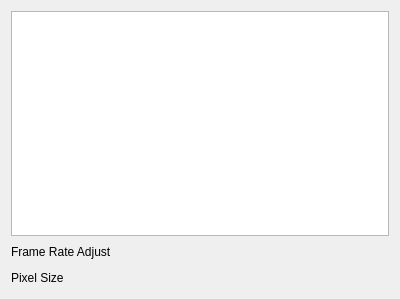
<?xml version="1.0" encoding="UTF-8"?>
<ui version="4.0">
 <class>ProjectPropertiesWidget</class>
 <widget class="QWidget" name="ProjectPropertiesWidget">
  <property name="geometry">
   <rect>
    <x>0</x>
    <y>0</y>
    <width>400</width>
    <height>299</height>
   </rect>
  </property>
  <property name="windowTitle">
   <string>Project Properties</string>
  </property>
  <layout class="QVBoxLayout" name="verticalLayout">
   <item>
    <widget class="QTextBrowser" name="_propertiesBrowser">
     <property name="lineWidth">
      <number>2</number>
     </property>
    </widget>
   </item>
   <item>
    <layout class="QHBoxLayout" name="horizontalLayout">
     <item>
      <widget class="QLabel" name="label">
       <property name="text">
        <string>Frame Rate Adjust </string>
       </property>
      </widget>
     </item>
     <item>
      <spacer name="horizontalSpacer_2">
       <property name="orientation">
        <enum>Qt::Horizontal</enum>
       </property>
       <property name="sizeHint" stdset="0">
        <size>
         <width>40</width>
         <height>20</height>
        </size>
       </property>
      </spacer>
     </item>
    </layout>
   </item>
   <item>
    <layout class="QHBoxLayout" name="horizontalLayout_2">
     <item>
      <widget class="QLabel" name="label_2">
       <property name="text">
        <string>Pixel Size</string>
       </property>
      </widget>
     </item>
     <item>
      <spacer name="horizontalSpacer">
       <property name="orientation">
        <enum>Qt::Horizontal</enum>
       </property>
       <property name="sizeHint" stdset="0">
        <size>
         <width>40</width>
         <height>20</height>
        </size>
       </property>
      </spacer>
     </item>
    </layout>
   </item>
  </layout>
 </widget>
 <resources/>
 <connections/>
</ui>
